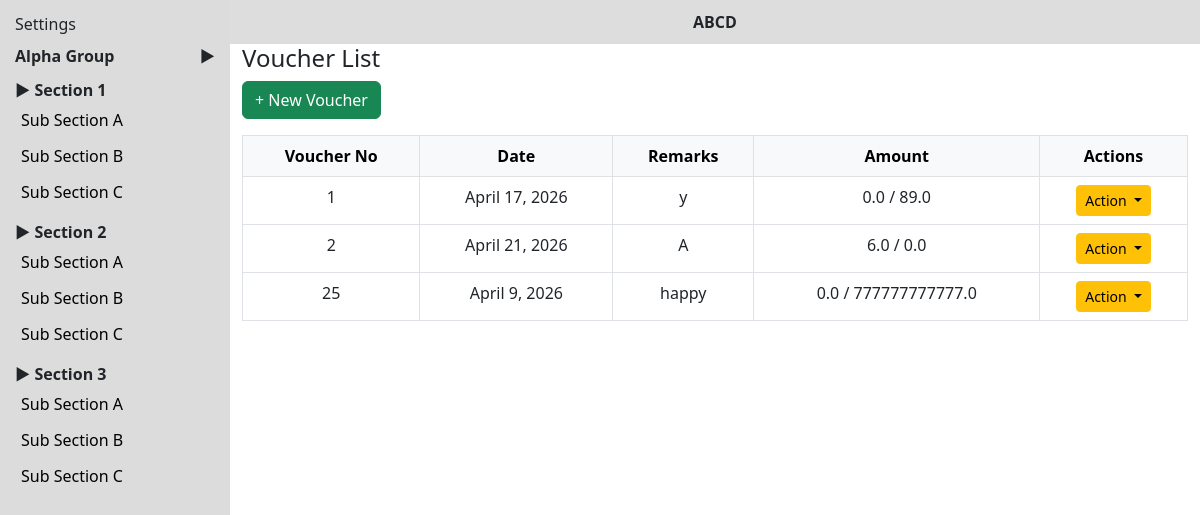
Page /voucher_list/ on the committed database.
### myapp/models.py (models this page shows, shortened)
class Voucher(models.Model):
    voucher_no = models.CharField(max_length=50)
    voucher_date = models.DateField()
    remarks = models.TextField()
    total_a = models.FloatField(default=0)
    total_b = models.FloatField(default=0)
    is_deleted = models.BooleanField(default=False)

### myapp/views.py (the view)
# urls.py: path('voucher_list/', views.voucher_list, name="voucher_list"),
def voucher_list(request):
    vouchers = Voucher.objects.filter(is_deleted=False)
    return render(request, "voucher_list.html", {
        "vouchers": vouchers
    })

### myapp/templates/voucher_list.html (shortened to what this page needs)
{% extends "base.html" %}
{% block content %}
<h4>Voucher List</h4>
<a href="/voucher/" class="btn btn-success mb-3">
    + New Voucher
</a>
<table class="table table-bordered text-center">
<tr class="table-light">
    <th>Voucher No</th>
    <th>Date</th>
    <th>Remarks</th>
    <th>Amount</th>
    <th>Actions</th>
</tr>
{% for v in vouchers %}
<tr>
    <td>{{ v.voucher_no }}</td>
    <td>{{ v.voucher_date }}</td>
    <td>{{ v.remarks }}</td>
    <td>{{ v.total_a }} / {{ v.total_b }}</td>
    <td>
        <div class="dropdown">
            <button class="btn btn-warning btn-sm dropdown-toggle" data-bs-toggle="dropdown">
                Action
            </button>
        </div>
    </td>
</tr>
{% endfor %}
</table>
{% endblock %}

### myapp/templates/base.html (style rules this page uses)
body { margin: 0; }
a { text-decoration: none; }

### rows in the picture
Voucher: voucher_no "1", voucher_date "April 17, 2026", remarks "y", total_a "0.0", total_b "89.0"
Voucher: voucher_no "2", voucher_date "April 21, 2026", remarks "A", total_a "6.0", total_b "0.0"
Voucher: voucher_no "25", voucher_date "April 9, 2026", remarks "happy", total_a "0.0", total_b "777777777777.0"
